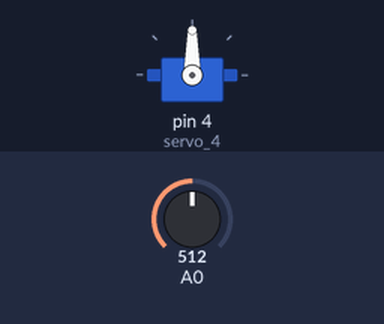
The sketch below on a simulated Arduino Uno, built with avr-gcc and run on an emulated ATmega328P. Parts: servo. The test bench sets the inputs (shaded band); at power-on: A0 = 512.

Above: at 1.2 s.
1.3 s: A0 set to 716
At 1.7 s:
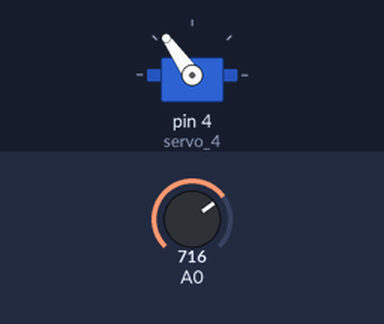
2.8 s: A0 set to 900
At 3.9 s:
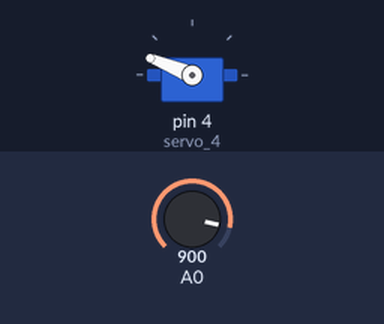
4.3 s: A0 set to 1023
At 5.1 s:
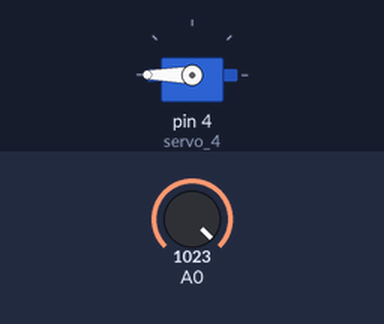
5.8 s: A0 set to 306
At 6.4 s:
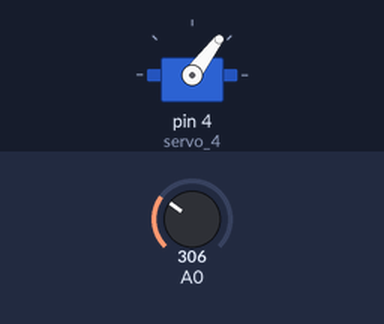
7.3 s: A0 set to 122
At 8.5 s:
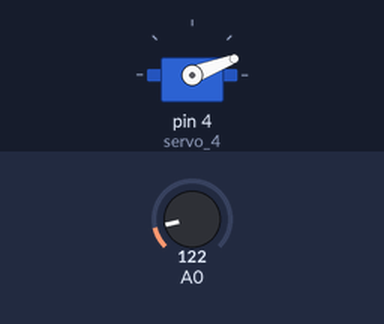
Timing chart, 0 to 9.8 s (numbered marks = the images above; inputs shaded):
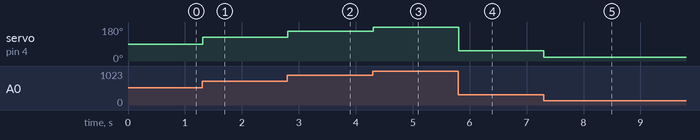

The sketch:

potansiyometre_ile_servo_kontrol1.ino
```cpp
// C++ code
//
#include <Servo.h>

int potansiyometre = 0;

Servo servo_4;

void setup()
{
  pinMode(A0, INPUT);
  servo_4.attach(4, 500, 2500);
}

void loop()
{
  potansiyometre = map(analogRead(A0), 0, 1023, 0, 180);
  servo_4.write(potansiyometre);
  delay(10); // Delay a little bit to improve simulation performance
}
```

Measured:
- after the input at 1.3 s, servo on pin 4 (servo_4): 90° → 125° at once
- after the input at 2.8 s, servo on pin 4 (servo_4): 125° → 158° at once
- after the input at 4.3 s, servo on pin 4 (servo_4): 158° → 180° at once
- after the input at 5.8 s, servo on pin 4 (servo_4): 180° → 53° at once
- after the input at 7.3 s, servo on pin 4 (servo_4): 53° → 21° at once
